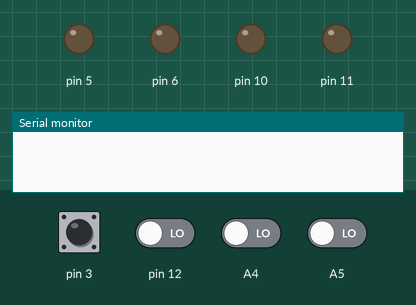
Recording of a sketch running on a simulated Arduino Uno, built with avr-gcc and run on an emulated ATmega328P. Parts: output pins drawn as LEDs (lit = HIGH), the last lines printed to the serial monitor. Inputs (shaded band) come from the test bench; at power-on: pin 3 HIGH, A4, A5, pin 12 LOW.

Above: at 0.8 s.
0.9 s: pin 3 pulled LOW for 0.15 s
At 2.0 s:
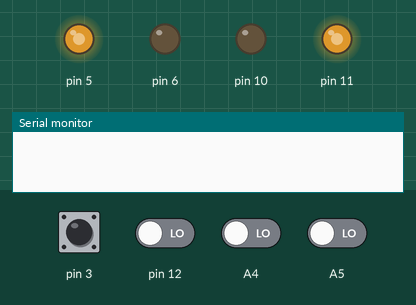
2.5 s: pin 12 driven HIGH
At 3.3 s:
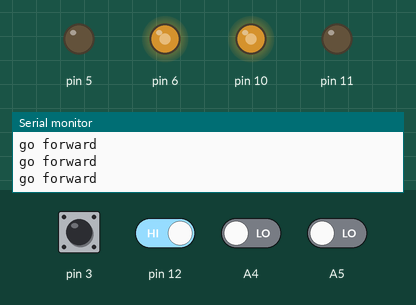
4.0 s: A4 driven HIGH
At 5.1 s:
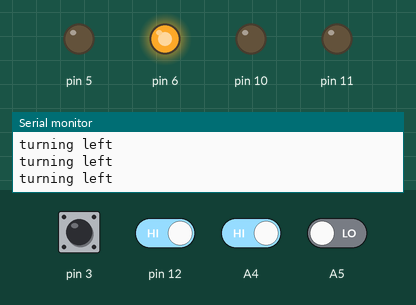
5.5 s: A5 driven HIGH
At 7.3 s:
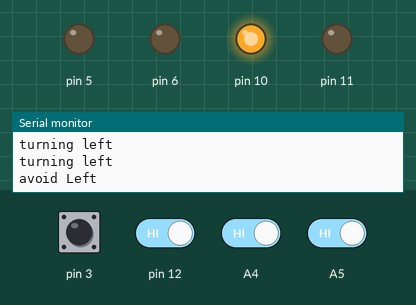
8.5 s: pin 12 driven LOW
10.7 s: pin 12 driven HIGH and A4 driven LOW
At 12.0 s:
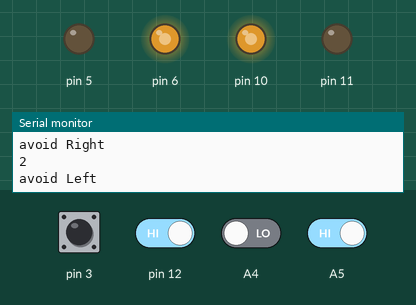
Timing chart, 0 to 13.7 s (numbered marks = the images above; inputs shaded):
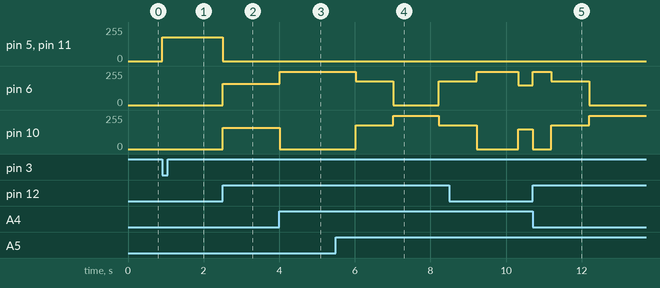

The sketch:

test3.ino
```cpp
int sensorValue0=0;
int sensorValue1=0;
int sensorValue2 =0;
 int n = 0;
void setup(){
  pinMode(5,OUTPUT);
  pinMode(6,OUTPUT);
  pinMode(10,OUTPUT);
  pinMode(11,OUTPUT);
  pinMode(3,INPUT_PULLUP);

  Serial.begin(9600);
  while(digitalRead(3)==HIGH){}
}

void loop(){
  checkLine();
  checkObstacle1();
}


void checkObstacle1(){
 if(sensorValue0 == HIGH  && sensorValue1 == HIGH && sensorValue2 == HIGH){
    n +=1;
      if (n % 2 == 0){
      Serial.println("avoid Right");
      turnRight(250);
      delay(500);
      forward(180);
      delay(1000);
      turnLeft(250);
      delay(1100);
      forward(150);
      }
      else{
      Serial.println("avoid Left");
      turnLeft(250);
      delay(500);
      forward(180);
      delay(1000);
      turnRight(250);
      delay(700);
      forward(150);
      }
     Serial.println(n);

 }
}

void checkLine(){
 sensorValue0= digitalRead(A5);
 sensorValue1= digitalRead(A4);
 sensorValue2= digitalRead(12);

 if(sensorValue0 ==HIGH && sensorValue1 == LOW && sensorValue2 == HIGH)
 {
   Serial.println("turning right");
   turnRight(250);
 }
  else if(sensorValue0 == LOW  && sensorValue1 == HIGH && sensorValue2 == HIGH)
 {
   Serial.println("turning left");

   turnLeft(250);
 }
 else if(sensorValue0 == LOW  && sensorValue1 == LOW && sensorValue2 == HIGH)
 {
   Serial.println("go forward");
   forward(160);
  }
 else if( sensorValue0 == LOW  && sensorValue1 == LOW && sensorValue2 == LOW)
 {
  backward(180);
 }
}
void forward(int speed) {
  analogWrite(5, 0);
  analogWrite(6, speed);
  analogWrite(10, speed);
  analogWrite(11, 0);
}

void turnLeft(int speed) {
  analogWrite(5, 0);
  analogWrite(6, speed);
  analogWrite(10, 0);
  analogWrite(11, 0);
}


void turnRight(int speed) {
  analogWrite(5, 0);
  analogWrite(6, 0);
  analogWrite(10, speed);
  analogWrite(11, 0);
}

void backward(int speed){
  analogWrite(5, speed);
  analogWrite(6, 0);
  analogWrite(10, 0);
  analogWrite(11, speed);
}

void stopMotor(){
 analogWrite(5, 0);
  analogWrite(6, 0);
  analogWrite(10, 0);
  analogWrite(11, 0);
}
```

Measured:
- after the input at 0.9 s, pin 5, pin 11: 0/255 → 180/255 at once
- after the input at 2.5 s, pin 5, pin 11: 180/255 → 0/255 at once; pin 6, pin 10: 0/255 → 160/255 at once
- after the input at 4.0 s, pin 6: 160/255 → 250/255 at once; pin 10: 160/255 → 0/255 at once
- after the input at 5.5 s, pin 6: 250/255 → 180/255 after 0.52 s, → 0/255 1.0 s later, → 180/255 1.2 s later; pin 10: 0/255 → 180/255 after 0.52 s, → 250/255 1.0 s later, → 180/255 1.2 s later
- after the input at 10.7 s, pin 6: 150/255 → 250/255 at once, → 180/255 0.50 s later, → 0/255 1.0 s later; pin 10: 150/255 → 0/255 at once, → 180/255 0.50 s later, → 250/255 1.0 s later
